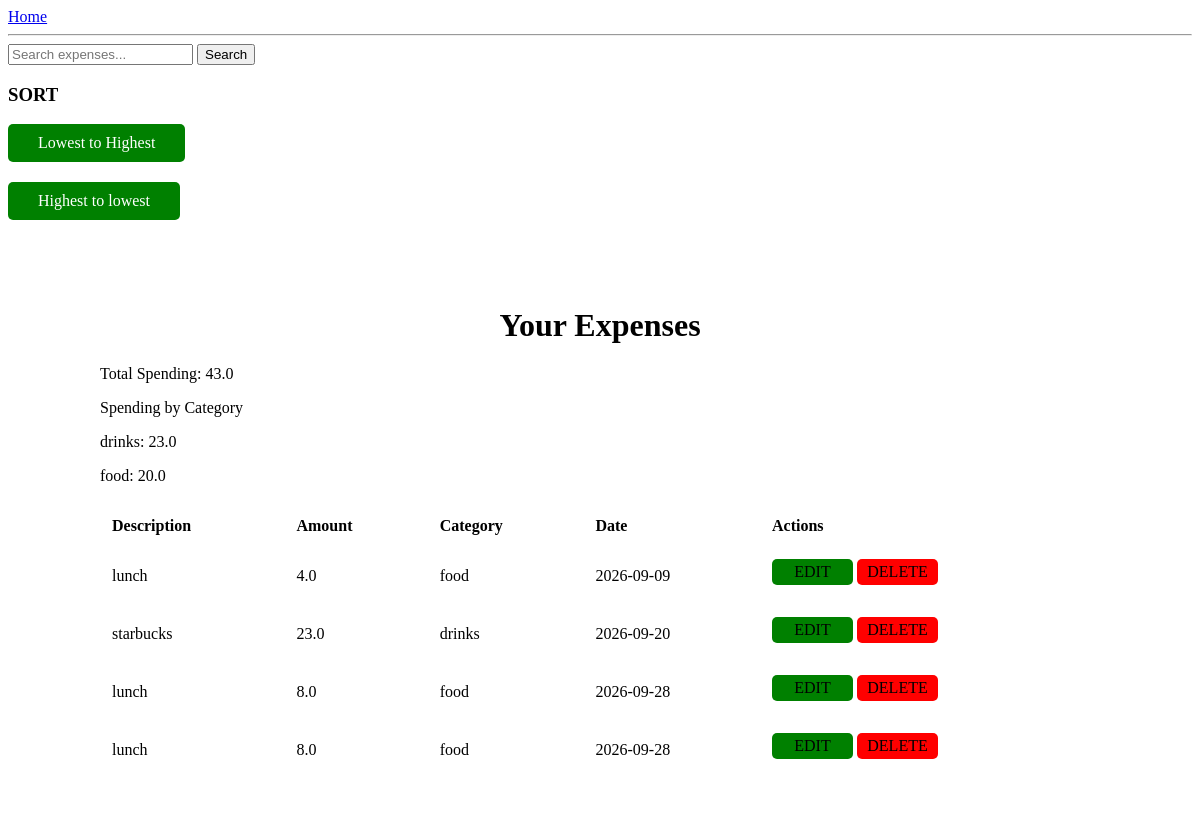
The page /display on the database its author committed.
### tables this page shows
CREATE TABLE expenses(
  id  INTEGER PRIMARY KEY AUTOINCREMENT,
  user_id INTEGER,
  description TEXT NOT NULL,
  amount REAL NOT NULL,
  category TEXT NOT NULL,
  expense_date TEXT NOT NULL
  );

### expense.py (the view)
@app.route("/display")
def display():
    cursor=connection.cursor()
    search = request.args.get('search','')
    sort= request.args.get('sort','sort')
    if sort == "desc":
        cursor.execute("SELECT * FROM expenses WHERE description like ? OR category like ?  ORDER BY expense_date DESC",(f"%{search}%",f"%{search}%"))
    else:
        cursor.execute("SELECT * FROM expenses WHERE description like ? OR category like ? ORDER BY expense_date ASC",(f"%{search}%",f"%{search}%"))
    expense = cursor.fetchall()
    cursor.execute('SELECT SUM(amount) FROM expenses')
    total= cursor.fetchone() [0]
    cursor.execute("SELECT category, SUM(amount) AS total FROM expenses GROUP BY category")
    category_totals=cursor.fetchall()
    return render_template("display.html", expenses=expense,search=search,total=total,category_totals=category_totals)

### templates/display.html
{% extends "base.html" %}
{% block content %}
<form method="GET" action="{{ url_for('display') }}">
    <input type='text' name= 'search' placeholder='Search expenses...' value='{{ search }}'>
    <button type='submit'>Search</button>
</form>
<strong><h3>SORT</h3></strong>
<div>
<a class="highest" href ="{{ url_for('display',sort='asc',search=search)}}">Lowest to Highest</a>
</div>
<div>
<a class="lowest" href ="{{ url_for('display',sort='desc',search=search) }}"> Highest to lowest</a>
</div>
<div class="container">
<h1>Your Expenses</h1>
    Total Spending: {{ total }}
<p>Spending by Category</p>
{% for item in category_totals %}
    <p>{{ item.category }}: {{ item.total }}</p>
    {% endfor %}
<table class="expense-table">
    <tr>
        <th>Description</th>
        <th>Amount</th>
        <th>Category</th>
        <th>Date</th>
        <th>Actions</th>
    </tr>
    {% for expense in expenses %}
<tr>
    <td>{{ expense.description }}</td>
    <td> {{ expense.amount }}</td>
    <td> {{ expense.category }}</td>
    <td> {{ expense.expense_date }}</td>
<td>
<a class ="edit-btn" href="{{ url_for('edit',id=expense.id) }}">EDIT</a>
<a  class="delete-btn" href="{{ url_for('delete', id = expense.id) }}">DELETE</a>
</td>
</tr>
{% endfor %}
</table>
</div>
{% endblock %}

### templates/base.html (shortened to what this page needs)
<!DOCTYPE html>
<head>
    <link rel="stylesheet" href="{{url_for('static',filename='style.css') }}">
</head>
<body>
    <nav>
        <a class="home" href="{{ url_for('home') }}">Home</a>
    </nav>
    <hr>
    {% block content %}
    {% endblock %}
</body>
<html>

### static/style.css (style rules this page uses)
h1 { text-align: center; }
.expense-table { align-text: center; }
.container { max-width: 1000px; margin: 40px auto; padding: 25px; background-color: white; border-radius: 10px; margin-top: 20px; }
.expense-table th, .expense-table td { border: 1px #f0f0f0; padding: 12px; text-align: left; }
.lowest { display: inline-block; margin-bottom: 15px; text-decoration: none; background-color: green; border-radius: 5px; padding: 10px 30px; }
.highest,.lowest { margin-right: 15px; margin-bottom: 20px; color: white; }
.highest { display: inline-block; text-decoration: none; background-color: green; border-radius: 5px; padding: 10px 30px; }
.expense-table { width: 100%; border-collapse: collapse; margin-top: 20px; }
.edit-btn { display: inline-block; width: 65px; text-align: center; padding: 4px 8px; text-decoration: none; border-radius: 5px; background-color: green; color: black; margin-bottom: 8px; }
.delete-btn { display: inline-block; width: 65px; text-align: center; padding: 4px 8px; text-decoration: none; border-radius: 5px; color: black; background-color: red; }

### rows shown on the page
expenses: category "drinks", total "23.0", description "starbucks", amount "23.0", expense_date "2026-09-20"
expenses: description "lunch", amount "4.0", category "food", expense_date "2026-09-09"
expenses: description "lunch", amount "8.0", category "food", expense_date "2026-09-28"
expenses: description "lunch", amount "8.0", category "food", expense_date "2026-09-28"

### other values the page prints
{{ total }} "43.0"
{{ item.category }} "food"
{{ item.total }} "20.0"
